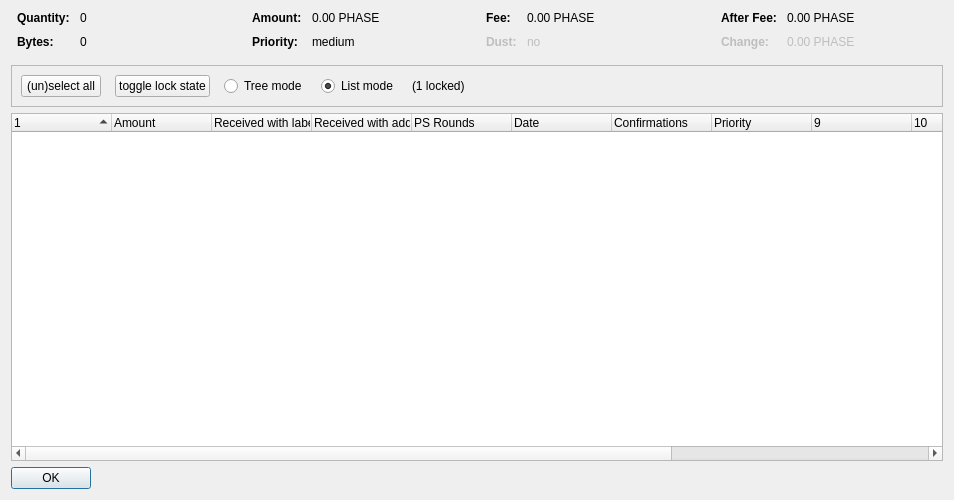
<?xml version="1.0" encoding="UTF-8"?>
<ui version="4.0">
 <class>CoinControlDialog</class>
 <widget class="QDialog" name="CoinControlDialog">
  <property name="geometry">
   <rect>
    <x>0</x>
    <y>0</y>
    <width>954</width>
    <height>500</height>
   </rect>
  </property>
  <property name="windowTitle">
   <string>Coin Selection</string>
  </property>
  <layout class="QVBoxLayout" name="verticalLayout">
   <item>
    <layout class="QHBoxLayout" name="horizontalLayoutTop" stretch="0,0,0,0">
     <property name="topMargin">
      <number>0</number>
     </property>
     <property name="bottomMargin">
      <number>10</number>
     </property>
     <item>
      <layout class="QFormLayout" name="formLayoutCoinControl1">
       <property name="horizontalSpacing">
        <number>10</number>
       </property>
       <property name="verticalSpacing">
        <number>10</number>
       </property>
       <property name="leftMargin">
        <number>6</number>
       </property>
       <property name="rightMargin">
        <number>6</number>
       </property>
       <item row="0" column="0">
        <widget class="QLabel" name="labelCoinControlQuantityText">
         <property name="font">
          <font>
           <weight>75</weight>
           <bold>true</bold>
          </font>
         </property>
         <property name="text">
          <string>Quantity:</string>
         </property>
        </widget>
       </item>
       <item row="0" column="1">
        <widget class="QLabel" name="labelCoinControlQuantity">
         <property name="cursor">
          <cursorShape>IBeamCursor</cursorShape>
         </property>
         <property name="contextMenuPolicy">
          <enum>Qt::ActionsContextMenu</enum>
         </property>
         <property name="text">
          <string notr="true">0</string>
         </property>
         <property name="textInteractionFlags">
          <set>Qt::LinksAccessibleByMouse|Qt::TextSelectableByKeyboard|Qt::TextSelectableByMouse</set>
         </property>
        </widget>
       </item>
       <item row="1" column="0">
        <widget class="QLabel" name="labelCoinControlBytesText">
         <property name="font">
          <font>
           <weight>75</weight>
           <bold>true</bold>
          </font>
         </property>
         <property name="text">
          <string>Bytes:</string>
         </property>
        </widget>
       </item>
       <item row="1" column="1">
        <widget class="QLabel" name="labelCoinControlBytes">
         <property name="cursor">
          <cursorShape>IBeamCursor</cursorShape>
         </property>
         <property name="contextMenuPolicy">
          <enum>Qt::ActionsContextMenu</enum>
         </property>
         <property name="text">
          <string notr="true">0</string>
         </property>
         <property name="textInteractionFlags">
          <set>Qt::LinksAccessibleByMouse|Qt::TextSelectableByKeyboard|Qt::TextSelectableByMouse</set>
         </property>
        </widget>
       </item>
      </layout>
     </item>
     <item>
      <layout class="QFormLayout" name="formLayoutCoinControl2">
       <property name="horizontalSpacing">
        <number>10</number>
       </property>
       <property name="verticalSpacing">
        <number>10</number>
       </property>
       <property name="leftMargin">
        <number>6</number>
       </property>
       <property name="rightMargin">
        <number>6</number>
       </property>
       <item row="0" column="0">
        <widget class="QLabel" name="labelCoinControlAmountText">
         <property name="font">
          <font>
           <weight>75</weight>
           <bold>true</bold>
          </font>
         </property>
         <property name="text">
          <string>Amount:</string>
         </property>
        </widget>
       </item>
       <item row="0" column="1">
        <widget class="QLabel" name="labelCoinControlAmount">
         <property name="cursor">
          <cursorShape>IBeamCursor</cursorShape>
         </property>
         <property name="contextMenuPolicy">
          <enum>Qt::ActionsContextMenu</enum>
         </property>
         <property name="text">
          <string notr="true">0.00 PHASE</string>
         </property>
         <property name="textInteractionFlags">
          <set>Qt::LinksAccessibleByMouse|Qt::TextSelectableByKeyboard|Qt::TextSelectableByMouse</set>
         </property>
        </widget>
       </item>
       <item row="1" column="0">
        <widget class="QLabel" name="labelCoinControlPriorityText">
         <property name="font">
          <font>
           <weight>75</weight>
           <bold>true</bold>
          </font>
         </property>
         <property name="text">
          <string>Priority:</string>
         </property>
        </widget>
       </item>
       <item row="1" column="1">
        <widget class="QLabel" name="labelCoinControlPriority">
         <property name="cursor">
          <cursorShape>IBeamCursor</cursorShape>
         </property>
         <property name="contextMenuPolicy">
          <enum>Qt::ActionsContextMenu</enum>
         </property>
         <property name="text">
          <string>medium</string>
         </property>
         <property name="textInteractionFlags">
          <set>Qt::LinksAccessibleByMouse|Qt::TextSelectableByKeyboard|Qt::TextSelectableByMouse</set>
         </property>
        </widget>
       </item>
      </layout>
     </item>
     <item>
      <layout class="QFormLayout" name="formLayoutCoinControl3">
       <property name="horizontalSpacing">
        <number>10</number>
       </property>
       <property name="verticalSpacing">
        <number>10</number>
       </property>
       <property name="leftMargin">
        <number>6</number>
       </property>
       <property name="rightMargin">
        <number>6</number>
       </property>
       <item row="0" column="0">
        <widget class="QLabel" name="labelCoinControlFeeText">
         <property name="font">
          <font>
           <weight>75</weight>
           <bold>true</bold>
          </font>
         </property>
         <property name="text">
          <string>Fee:</string>
         </property>
        </widget>
       </item>
       <item row="0" column="1">
        <widget class="QLabel" name="labelCoinControlFee">
         <property name="cursor">
          <cursorShape>IBeamCursor</cursorShape>
         </property>
         <property name="contextMenuPolicy">
          <enum>Qt::ActionsContextMenu</enum>
         </property>
         <property name="text">
          <string notr="true">0.00 PHASE</string>
         </property>
         <property name="textInteractionFlags">
          <set>Qt::LinksAccessibleByMouse|Qt::TextSelectableByKeyboard|Qt::TextSelectableByMouse</set>
         </property>
        </widget>
       </item>
       <item row="1" column="0">
        <widget class="QLabel" name="labelCoinControlLowOutputText">
         <property name="enabled">
          <bool>false</bool>
         </property>
         <property name="font">
          <font>
           <weight>75</weight>
           <bold>true</bold>
          </font>
         </property>
         <property name="text">
          <string>Dust:</string>
         </property>
        </widget>
       </item>
       <item row="1" column="1">
        <widget class="QLabel" name="labelCoinControlLowOutput">
         <property name="enabled">
          <bool>false</bool>
         </property>
         <property name="cursor">
          <cursorShape>IBeamCursor</cursorShape>
         </property>
         <property name="contextMenuPolicy">
          <enum>Qt::ActionsContextMenu</enum>
         </property>
         <property name="text">
          <string>no</string>
         </property>
         <property name="textInteractionFlags">
          <set>Qt::LinksAccessibleByMouse|Qt::TextSelectableByKeyboard|Qt::TextSelectableByMouse</set>
         </property>
        </widget>
       </item>
      </layout>
     </item>
     <item>
      <layout class="QFormLayout" name="formLayoutCoinControl4">
       <property name="horizontalSpacing">
        <number>10</number>
       </property>
       <property name="verticalSpacing">
        <number>10</number>
       </property>
       <property name="leftMargin">
        <number>6</number>
       </property>
       <property name="rightMargin">
        <number>6</number>
       </property>
       <item row="0" column="0">
        <widget class="QLabel" name="labelCoinControlAfterFeeText">
         <property name="font">
          <font>
           <weight>75</weight>
           <bold>true</bold>
          </font>
         </property>
         <property name="text">
          <string>After Fee:</string>
         </property>
        </widget>
       </item>
       <item row="0" column="1">
        <widget class="QLabel" name="labelCoinControlAfterFee">
         <property name="cursor">
          <cursorShape>IBeamCursor</cursorShape>
         </property>
         <property name="contextMenuPolicy">
          <enum>Qt::ActionsContextMenu</enum>
         </property>
         <property name="text">
          <string notr="true">0.00 PHASE</string>
         </property>
         <property name="textInteractionFlags">
          <set>Qt::LinksAccessibleByMouse|Qt::TextSelectableByKeyboard|Qt::TextSelectableByMouse</set>
         </property>
        </widget>
       </item>
       <item row="1" column="0">
        <widget class="QLabel" name="labelCoinControlChangeText">
         <property name="enabled">
          <bool>false</bool>
         </property>
         <property name="font">
          <font>
           <weight>75</weight>
           <bold>true</bold>
          </font>
         </property>
         <property name="text">
          <string>Change:</string>
         </property>
        </widget>
       </item>
       <item row="1" column="1">
        <widget class="QLabel" name="labelCoinControlChange">
         <property name="enabled">
          <bool>false</bool>
         </property>
         <property name="cursor">
          <cursorShape>IBeamCursor</cursorShape>
         </property>
         <property name="contextMenuPolicy">
          <enum>Qt::ActionsContextMenu</enum>
         </property>
         <property name="text">
          <string notr="true">0.00 PHASE</string>
         </property>
         <property name="textInteractionFlags">
          <set>Qt::LinksAccessibleByMouse|Qt::TextSelectableByKeyboard|Qt::TextSelectableByMouse</set>
         </property>
        </widget>
       </item>
      </layout>
     </item>
    </layout>
   </item>
   <item>
    <widget class="QFrame" name="frame">
     <property name="minimumSize">
      <size>
       <width>0</width>
       <height>40</height>
      </size>
     </property>
     <property name="frameShape">
      <enum>QFrame::StyledPanel</enum>
     </property>
     <property name="frameShadow">
      <enum>QFrame::Sunken</enum>
     </property>
     <layout class="QHBoxLayout" name="horizontalLayout">
      <item>
       <layout class="QHBoxLayout" name="horizontalLayoutPanel" stretch="0,0,0,0,0,0">
        <property name="spacing">
         <number>14</number>
        </property>
        <item>
         <widget class="QPushButton" name="pushButtonSelectAll">
          <property name="sizePolicy">
           <sizepolicy hsizetype="Maximum" vsizetype="Fixed">
            <horstretch>0</horstretch>
            <verstretch>0</verstretch>
           </sizepolicy>
          </property>
          <property name="text">
           <string>(un)select all</string>
          </property>
          <property name="autoDefault">
           <bool>false</bool>
          </property>
         </widget>
        </item>
        <item>
         <widget class="QPushButton" name="pushButtonToggleLock">
          <property name="sizePolicy">
           <sizepolicy hsizetype="Maximum" vsizetype="Fixed">
            <horstretch>0</horstretch>
            <verstretch>0</verstretch>
           </sizepolicy>
          </property>
          <property name="text">
           <string>toggle lock state</string>
          </property>
          <property name="autoDefault">
           <bool>false</bool>
          </property>
         </widget>
        </item>
        <item>
         <widget class="QRadioButton" name="radioTreeMode">
          <property name="sizePolicy">
           <sizepolicy hsizetype="Maximum" vsizetype="Fixed">
            <horstretch>0</horstretch>
            <verstretch>0</verstretch>
           </sizepolicy>
          </property>
          <property name="text">
           <string>Tree mode</string>
          </property>
         </widget>
        </item>
        <item>
         <widget class="QRadioButton" name="radioListMode">
          <property name="sizePolicy">
           <sizepolicy hsizetype="Maximum" vsizetype="Fixed">
            <horstretch>0</horstretch>
            <verstretch>0</verstretch>
           </sizepolicy>
          </property>
          <property name="text">
           <string>List mode</string>
          </property>
          <property name="checked">
           <bool>true</bool>
          </property>
         </widget>
        </item>
        <item>
         <widget class="QLabel" name="labelLocked">
          <property name="text">
           <string>(1 locked)</string>
          </property>
         </widget>
        </item>
        <item>
         <spacer name="horizontalSpacer">
          <property name="orientation">
           <enum>Qt::Horizontal</enum>
          </property>
          <property name="sizeHint" stdset="0">
           <size>
            <width>40</width>
            <height>20</height>
           </size>
          </property>
         </spacer>
        </item>
       </layout>
      </item>
     </layout>
    </widget>
   </item>
   <item>
    <widget class="CoinControlTreeWidget" name="treeWidget">
     <property name="contextMenuPolicy">
      <enum>Qt::CustomContextMenu</enum>
     </property>
     <property name="sortingEnabled">
      <bool>false</bool>
     </property>
     <property name="columnCount">
      <number>13</number>
     </property>
     <attribute name="headerShowSortIndicator" stdset="0">
      <bool>true</bool>
     </attribute>
     <attribute name="headerStretchLastSection">
      <bool>false</bool>
     </attribute>
     <column>
      <property name="text">
       <string/>
      </property>
     </column>
     <column>
      <property name="text">
       <string>Amount</string>
      </property>
     </column>
     <column>
      <property name="text">
       <string>Received with label</string>
      </property>
     </column>
     <column>
      <property name="text">
       <string>Received with address</string>
      </property>
     </column>
     <column>
      <property name="text">
       <string>PS Rounds</string>
      </property>
     </column>
     <column>
      <property name="text">
       <string>Date</string>
      </property>
     </column>
     <column>
      <property name="text">
       <string>Confirmations</string>
      </property>
      <property name="toolTip">
       <string>Confirmed</string>
      </property>
     </column>
     <column>
      <property name="text">
       <string>Priority</string>
      </property>
     </column>
     <column>
      <property name="text">
       <string/>
      </property>
     </column>
     <column>
      <property name="text">
       <string/>
      </property>
     </column>
     <column>
      <property name="text">
       <string/>
      </property>
     </column>
     <column>
      <property name="text">
       <string/>
      </property>
     </column>
     <column>
      <property name="text">
       <string/>
      </property>
     </column>
    </widget>
   </item>
   <item>
    <widget class="QDialogButtonBox" name="buttonBox">
     <property name="sizePolicy">
      <sizepolicy hsizetype="Maximum" vsizetype="Fixed">
       <horstretch>0</horstretch>
       <verstretch>0</verstretch>
      </sizepolicy>
     </property>
     <property name="orientation">
      <enum>Qt::Horizontal</enum>
     </property>
     <property name="standardButtons">
      <set>QDialogButtonBox::Ok</set>
     </property>
    </widget>
   </item>
  </layout>
 </widget>
 <customwidgets>
  <customwidget>
   <class>CoinControlTreeWidget</class>
   <extends>QTreeWidget</extends>
   <header>coincontroltreewidget.h</header>
  </customwidget>
 </customwidgets>
 <resources/>
 <connections/>
</ui>
